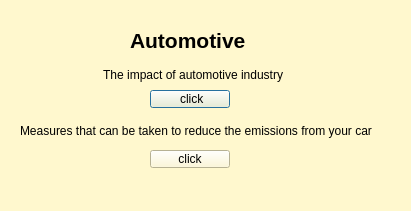
<?xml version="1.0" encoding="UTF-8"?>
<ui version="4.0">
 <class>automotive</class>
 <widget class="QDialog" name="automotive">
  <property name="geometry">
   <rect>
    <x>0</x>
    <y>0</y>
    <width>411</width>
    <height>211</height>
   </rect>
  </property>
  <property name="windowTitle">
   <string>Dialog</string>
  </property>
  <property name="styleSheet">
   <string notr="true">background-color: rgb(255, 248, 206);</string>
  </property>
  <widget class="QPushButton" name="link1">
   <property name="geometry">
    <rect>
     <x>150</x>
     <y>90</y>
     <width>80</width>
     <height>18</height>
    </rect>
   </property>
   <property name="text">
    <string> click</string>
   </property>
  </widget>
  <widget class="QLabel" name="label_2">
   <property name="geometry">
    <rect>
     <x>100</x>
     <y>59</y>
     <width>421</width>
     <height>31</height>
    </rect>
   </property>
   <property name="text">
    <string> The impact of automotive industry</string>
   </property>
  </widget>
  <widget class="QLabel" name="label">
   <property name="geometry">
    <rect>
     <x>130</x>
     <y>20</y>
     <width>151</width>
     <height>41</height>
    </rect>
   </property>
   <property name="font">
    <font>
     <pointsize>16</pointsize>
     <bold>true</bold>
    </font>
   </property>
   <property name="text">
    <string>Automotive</string>
   </property>
  </widget>
  <widget class="QPushButton" name="link2">
   <property name="geometry">
    <rect>
     <x>150</x>
     <y>150</y>
     <width>80</width>
     <height>18</height>
    </rect>
   </property>
   <property name="text">
    <string>click</string>
   </property>
  </widget>
  <widget class="QLabel" name="label_3">
   <property name="geometry">
    <rect>
     <x>20</x>
     <y>120</y>
     <width>501</width>
     <height>21</height>
    </rect>
   </property>
   <property name="text">
    <string>Measures that can be taken to reduce the emissions from your car</string>
   </property>
  </widget>
 </widget>
 <resources/>
 <connections/>
</ui>
